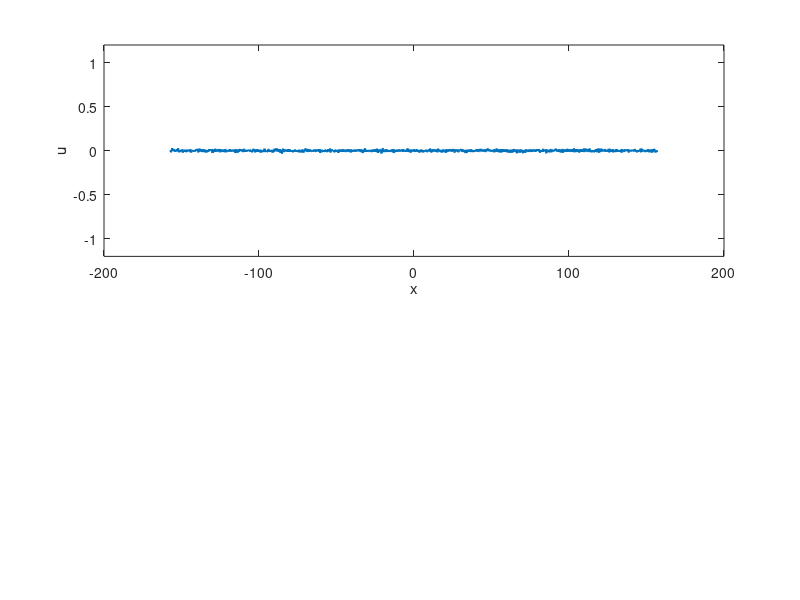

Here is the MATLAB script that generated this plot: (Note: this script raises an error after producing the figure.)
% stabilized IMEX Euler
clc; clear; close all;

%% Parameters

epsilon = 0.05; % used for scaling mu
blowup_time = epsilon^(-2/3);

t0 = -2.0;
T  = blowup_time + 200.0;
dt = 0.01; 

scale = 100;
Lx = scale*pi;

Nx = 2^11;
dx = Lx/Nx;

plot_dt = 0.5;

%% functions
function mu_val = mu(t)
    mu_val = t*epsilon;
end

function P = power_spec(t, Laplacian_k, u_hat)
    ksq = -Laplacian_k;
    P = abs(u_hat).^2 .* exp(t^2*ksq*epsilon - 2*t*ksq.^2);
end

function n = domainwall_density_theory(t, Laplacian_k, u_hat)
    P = power_spec(t, Laplacian_k, u_hat);
    ksq = -Laplacian_k;
    num = sum(ksq.*P,'all');
    den = sum(P,'all');

    n = (1/pi)*sqrt(num/den);
end

function density = domainwall_density_computed(u, domain_length)
    walls = sum(u .* circshift(u,-1) < 0);
    density = walls / domain_length;
end

%% Initial condition

% random
sigma = 0.01;
u0 = sigma*randn(1,Nx);
u_hat = fft(u0);

% gaussian
% u0 = exp(-(X.^2)/sigma);
% u_hat = fft(u0);

%% discretization
% spatial discretization
x = (-Nx/2:Nx/2-1)*dx;

% time discretization
% dt = 0.1 * (dx)^2;
t = t0:dt:T;

%% Fourier wavenumbers
kx = 2*pi*[0:Nx/2-1 -Nx/2:-1]/Lx;
Laplacian_k = -(kx.^2);

%% 2/3 dealiasing mask
kx_max = max(abs(kx));
dealias_mask = abs(kx) <= (2/3)*kx_max;

%% Plot setup
figure('Position',[100 100 1600 1600])
%% first plot: solution
subplot(2, 2, [1, 2]); 

u_phys = real(ifft(u_hat));

hsol = plot(x,u_phys,'LineWidth',1.5);

ylim([-1.2 1.2])

xlabel('x')
ylabel('u')

title(sprintf('t = %.3f,    mu(t) = %.3f',t0, mu(t0)))

grid on

%% second plot: L2 norm
subplot(2, 2, 3);

t_hist = t0;
l2_hist = l2_norm_periodic_1D(u_hat,Lx);

hline = plot(t_hist,l2_hist,'LineWidth',2);

xlabel('t')
ylabel('||u||_{L^2}')

grid on

%% third plot: domain wall density
subplot(2, 2, 4);

comput_density = domainwall_density_computed(u_phys,Lx);
theory_density = domainwall_density_theory(t0,Laplacian_k,u_hat);

theory_density_line = plot(t_hist,theory_density,'LineWidth',2,'DisplayName','theoretical');
hold on
comput_density_line = plot(t_hist,comput_density,'LineWidth',2,'DisplayName','computed');

xlabel('t')
ylabel('density')

legend show
grid on

drawnow

%% GIF setup
save_gif = true;
gif_filename = ['cahn_hilliard_1D_mu(1)=' num2str(mu(1),'%.2f') '.gif'];
frame_count = 1;
next_movie_time = t0;

%% Time loop

for n = 1:length(t)-1
    S = 2.0;
    
    u_phys = real(ifft(u_hat));
    
    u3_hat = fft(u_phys.^3);
    u3_hat = dealias_mask .* u3_hat;

    numerator = u_hat ...
        + dt*(mu(t)+S)*Laplacian_k.*u_hat ...
        - dt*Laplacian_k.*u3_hat;
    denominator = 1 + dt*(Laplacian_k.^2 - S*Laplacian_k);
    u_hat = numerator ./ denominator;
    
    u_hat = dealias_mask .* u_hat;
    u_phys = real(ifft(u_hat));

    t_hist(end+1) = t(n+1);
    l2_hist(end+1) = l2_norm_periodic_1D(u_hat,Lx);

    comput_density(end+1) = domainwall_density_computed(u_phys,Lx);
    theory_density(end+1) = domainwall_density_theory(t(n+1),Laplacian_k,u_hat);

    if (t(n+1) >= next_movie_time) || ...
       (n+1 == length(t))

        next_movie_time = next_movie_time + plot_dt;

        u_phys = real(ifft(u_hat));

        subplot(2, 2, [1, 2]);
        set(hsol,'YData',u_phys)
        title(sprintf('t = %.3f,    mu(t) = %.3f',t(n+1), mu(t(n+1))))

        subplot(2, 2, 3);
        set(hline,'XData',t_hist,'YData',l2_hist)
        axis tight

        subplot(2, 2, 4);
        blowup_mask = t_hist >= blowup_time;
        
        set(theory_density_line,'XData',t_hist(blowup_mask),'YData',theory_density(blowup_mask))
        set(comput_density_line,'XData',t_hist(blowup_mask),'YData',comput_density(blowup_mask))

        axis tight

        drawnow

        if save_gif

            frame = getframe(gcf);
            img = frame2im(frame);

            [A,map] = rgb2ind(img,256);

            if frame_count == 1
                imwrite(A,map,gif_filename,'gif','LoopCount',Inf,'DelayTime',0.05);
            else
                imwrite(A,map,gif_filename,'gif','WriteMode','append','DelayTime',0.05);
            end

            frame_count = frame_count + 1;

        end
    end
end

disp(['GIF saved to: ', gif_filename])

%% L2 norm
function val = l2_norm_periodic_1D(u_hat,Lx)
    Nx = length(u_hat);
    val = sqrt(Lx)* sqrt(sum(abs(u_hat).^2))/Nx;
end
